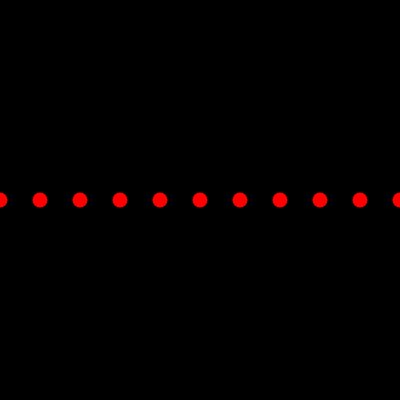
Frame 1 (no input)
Frame 60 (no input): identical to frame 1, image omitted
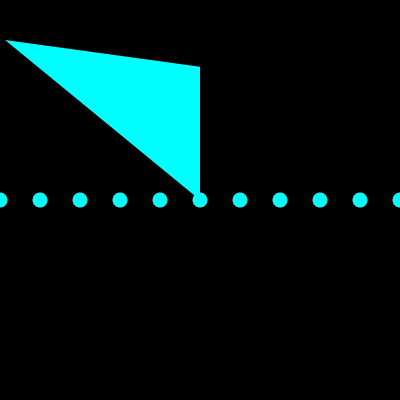
Frame 120 (the mouse pressed at the canvas centre since frame 60)

The p5.js sketch that drew these frames (run headless with seeded random() and noise() and a simulated clock; from frame 60 on, the mouse is pressed at the canvas centre):

// p5.js sketch
// ── sketch.js
var barWidth = 5;
var lastBar = -1;
function setup() {
  createCanvas(400, 400);
  colorMode(HSB, height, height, height);
  background(0);
  frameRate(30);
  noStroke();
}
function draw (){
  var whichBar = mouseX / barWidth;
  if (whichBar !== lastBar) {
    var barX = whichBar * barWidth;
    fill(mouseY, height, height);
    triangle(barX, mouseY/3, barWidth, mouseY/5, mouseX, mouseY);
    lastBar = whichBar;

    var x = 0;
    for (var x = 0; x <= width; x = x +40){
      fill(HSB, width, width, width);
      ellipse(x, 200, 15, 15);
    }
  }



}
